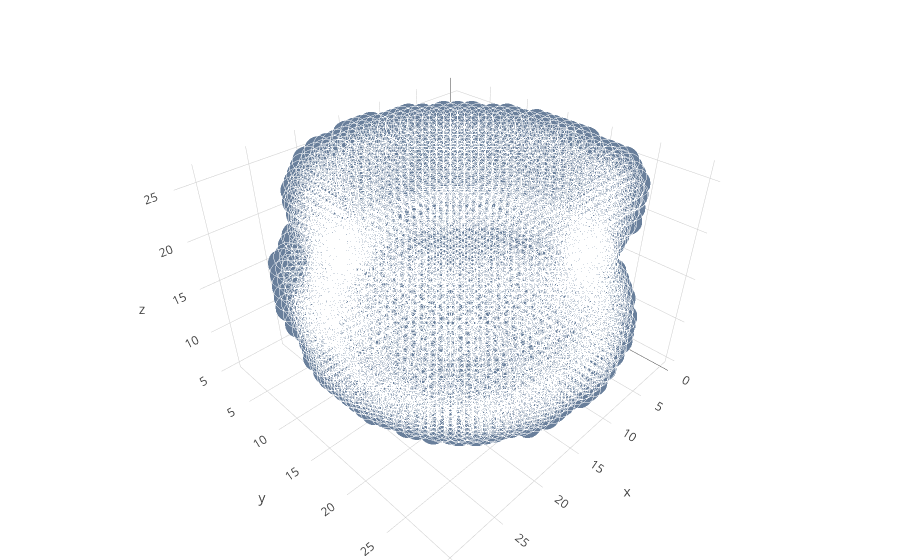

Here is the notebook cell this chart was saved with:
### Code cell
lbl = 'Mug'
sel = voxels[labels == lbl]
print(f'{sel.shape[0]} objects.')
i = np.random.choice(sel.shape[0])
plot_vol(sel[i])

### Figure 1 — Plotly figure (JSON) as saved in the notebook; plotly's stock layout.template omitted (floating-point values rounded to 4 significant figures; data arrays with more than 128 entries replaced by an {"elided": "..."} marker saying what was removed)
{"data": [{"marker": {"color": "rgb(105, 127, 155)", "line": {"color": "rgba(217, 217, 217, 0.14)", "width": 0.5}, "opacity": 1, "size": 10}, "mode": "markers", "type": "scatter3d", "x": {"elided": "3776 int values"}, "y": {"elided": "3776 int values"}, "z": {"elided": "3776 int values"}}], "layout": {"autosize": true, "margin": {"b": 0, "l": 0, "r": 0, "t": 0}, "scene": {"aspectmode": "auto", "aspectratio": {"x": 1.164, "y": 1.089, "z": 0.7887}}}}
